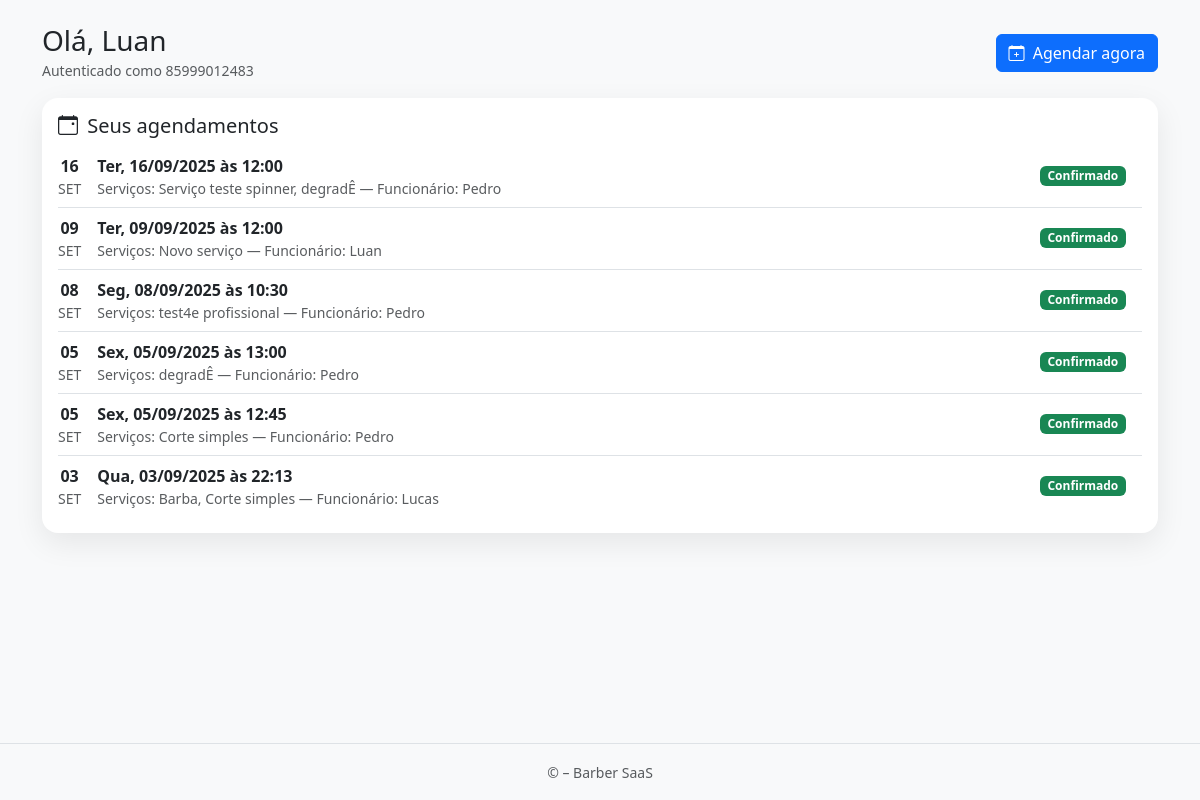
Page /client/dashboard/ (signed in) on the earlier database version.
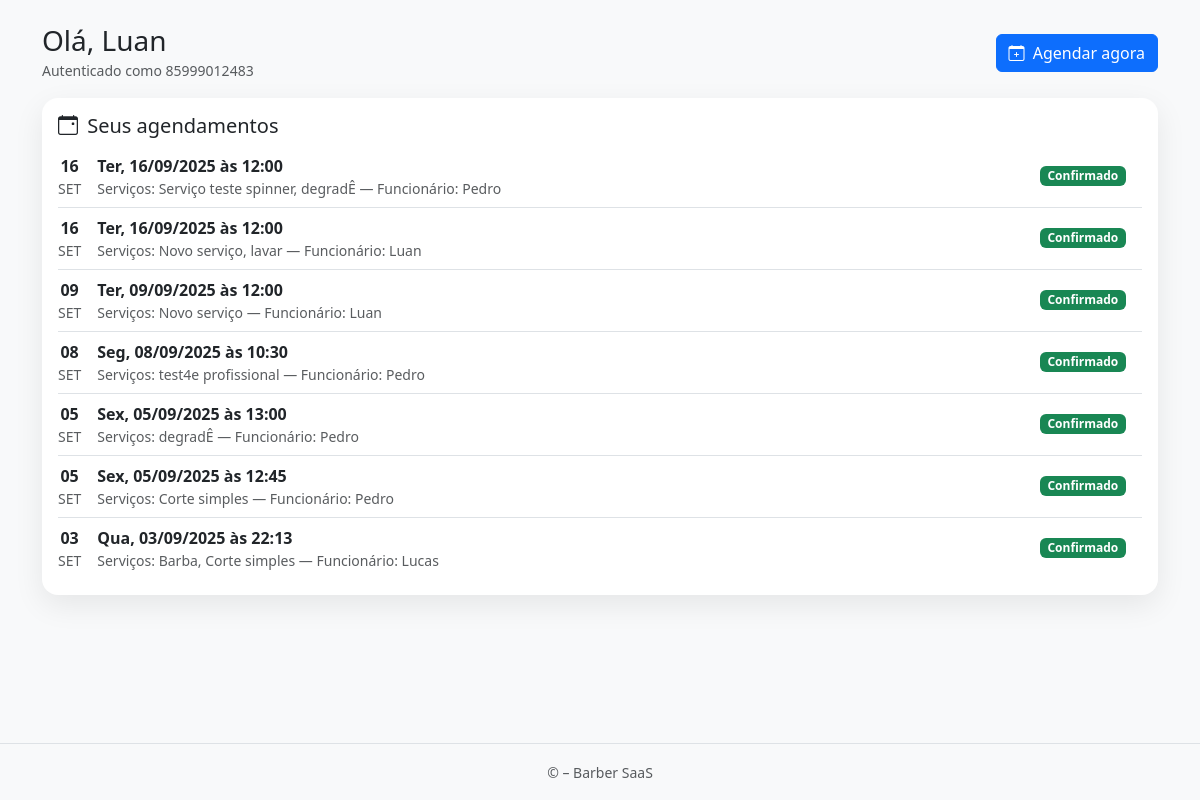
Same page on the later database version.
### apps/appointments/models.py (models this page shows, shortened)
class Agendamento(models.Model):
    cliente = models.ForeignKey(
        settings.AUTH_USER_MODEL,
        on_delete=models.CASCADE,
        related_name="agendamentos"
    )
    loja = models.ForeignKey("cadastro.Loja", on_delete=models.CASCADE, related_name="agendamentos")
    funcionario = models.ForeignKey("cadastro.Funcionario", on_delete=models.CASCADE, related_name="agendamentos")
    servicos = models.ManyToManyField("cadastro.Servico", related_name="agendamentos")
    duracao_total_minutos = models.PositiveIntegerField(default=0)
    data = models.DateField()
    hora = models.TimeField()
    criado_em = models.DateTimeField(auto_now_add=True)
    confirmado = models.BooleanField(default=False)
    no_show = models.BooleanField(default=False)
    class FormaPagamento(models.TextChoices):
        PIX = "pix", "PIX"
        DEBITO = "debito", "Débito"
        DINHEIRO = "dinheiro", "Dinheiro"
        CREDITO = "credito", "Cartão de Crédito"
    valor_final = models.DecimalField(
        max_digits=10, decimal_places=2, null=True, blank=True
    )
    teve_desconto = models.BooleanField(default=False)
    forma_pagamento = models.CharField(
        max_length=20, choices=FormaPagamento.choices, blank=True, null=True
    )
    observacao = models.TextField(blank=True)
    finalizado_em = models.DateTimeField(blank=True, null=True)

### apps/cadastro/models.py (models this page shows, shortened)
class Servico(models.Model):
    loja = models.ForeignKey(Loja, on_delete=models.CASCADE, related_name='servicos')
    nome = models.CharField(max_length=160)
    slug = models.SlugField(max_length=180, blank=True)
    descricao = models.TextField(blank=True)
    duracao_minutos = models.PositiveSmallIntegerField(validators=[MinValueValidator(1)], default=30)
    preco = models.DecimalField(max_digits=10, decimal_places=2, validators=[MinValueValidator(0)])
    profissionais = models.ManyToManyField('Funcionario', related_name='servicos', blank=True)
    ativo = models.BooleanField(default=True)
    criado_em = models.DateTimeField(auto_now_add=True)
    atualizado_em = models.DateTimeField(auto_now=True)
    class Meta:
        verbose_name = "Serviço"
        verbose_name_plural = "Serviços"
        ordering = ("nome",)
        unique_together = (("loja", "slug"),)

class Funcionario(models.Model):
    class Cargo(models.TextChoices):
        BARBEIRO = 'barbeiro', 'Barbeiro'
        CABELEIREIRO = 'cabeleireiro', 'Cabeleireiro(a)'
        MANICURE = 'manicure', 'Manicure/Pedicure'
        ESTETICISTA = 'esteticista', 'Esteticista'
        SOMBRANCELHA = 'sobrancelha', 'Designer de Sobrancelha'
        RECEPCAO = 'recepcao', 'Recepção'
        OUTRO = 'outro', 'Outro'
    phone_regex = RegexValidator(
        r'^\+?\d{10,15}$',
        'Informe telefone no formato internacional, ex.: +5585...'
    )
    loja = models.ForeignKey('Loja', on_delete=models.CASCADE, related_name='funcionarios')
    nome = models.CharField(max_length=120)
    cargo = models.CharField(max_length=20, choices=Cargo.choices, default=Cargo.BARBEIRO)
    email = models.EmailField(blank=True, null=True)
    telefone = models.CharField(max_length=17, blank=True, null=True, validators=[phone_regex])
    slug = models.SlugField(max_length=160, blank=True)
    ativo = models.BooleanField(default=True)
    cor_hex = models.CharField(max_length=7, default='#000000', help_text='Cor para exibir no calendário (ex.: #FF0000)')
    criado_em = models.DateTimeField(auto_now_add=True)
    atualizado_em = models.DateTimeField(auto_now=True)
    class Meta:
        verbose_name = 'Funcionário'
        verbose_name_plural = 'Funcionários'
        unique_together = (('loja', 'slug'),)
        ordering = ('nome',)

### apps/accounts/views.py (the view)
# urls.py: path('client/dashboard/', views.client_dashboard, name='client_dashboard'),
@login_required
def client_dashboard(request):
    loja = None
    shop_slug = (
        request.session.get('shop_slug')
        or request.GET.get('shop')
        or get_shop_slug_from_host(request)
    )
    if shop_slug:
        from apps.cadastro.models import Loja
        loja = Loja.objects.filter(slug=shop_slug, ativa=True).first()
    agendamentos = Agendamento.objects.filter(cliente=request.user)
    if loja:
        agendamentos = agendamentos.filter(loja=loja)
    agendamentos = agendamentos.select_related("funcionario", "loja").prefetch_related("servicos").order_by("-data", "-hora")
    return render(
        request,
        "accounts/client_dashboard.html",
        {
            "loja": loja,
            "agendamentos": agendamentos,
        }
    )

### apps/accounts/utils.py (called while the page is built, shortened)
def get_shop_slug_from_host(request: HttpRequest) -> Optional[str]:
    host = request.get_host().split(':')[0]
    parts = host.split('.')
    is_ipv4 = (len(parts) == 4 and all(p.isdigit() for p in parts))
    if is_ipv4 or len(parts) < 3:
        return None

### apps/accounts/templates/accounts/client_dashboard.html (shortened to what this page needs)
{% extends "accounts/base_client.html" %}
{% block extra_head %}
  <link href="https://cdn.jsdelivr.net/npm/bootstrap-icons@1.11.3/font/bootstrap-icons.min.css" rel="stylesheet">
{% endblock %}
{% block content %}
  <div class="d-flex align-items-center justify-content-between mb-3">
    <div>
      <h3 class="mb-0">Olá, {{ request.user.full_name|default:"Cliente" }}</h3>
      <small class="text-muted">Autenticado como {{ request.user.phone }}</small>
    </div>
    <a href="{% url 'appointments:agendamento_start' %}" class="btn btn-primary">
      <i class="bi bi-calendar-plus me-1"></i> Agendar agora
    </a>
  </div>
  <div id="client-dashboard-fragment">
    {% include "accounts/partials/client_dashboard.html" %}
  </div>
{% endblock %}

### apps/accounts/templates/accounts/partials/client_dashboard.html (shortened to what this page needs)
<div class="card card-elev mb-3">
  <div class="card-body">
    <div class="d-flex align-items-center justify-content-between mb-2">
      <h5 class="mb-0"><i class="bi bi-calendar-event me-1"></i> Seus agendamentos</h5>
    </div>
    {% if agendamentos %}
      <div class="list-group list-group-flush">
        {% for a in agendamentos %}
          <div class="list-group-item px-0">
            <div class="d-flex flex-wrap align-items-center gap-3">
              <div class="d-flex align-items-center me-auto">
                <div class="me-3 text-center">
                  <div class="fw-bold">{{ a.data|date:"d" }}</div>
                  <div class="text-muted small text-uppercase">{{ a.data|date:"b" }}</div>
                </div>
                <div>
                  <div class="fw-semibold">
                    {{ a.data|date:"D" }}, {{ a.data|date:"d/m/Y" }} às {{ a.hora|time:"H:i" }}
                  </div>
                  <div class="text-muted small">
                    Serviços:
                    {% if a.servicos.all %}
                      {% for s in a.servicos.all %}
                        {{ s.nome }}{% if not forloop.last %}, {% endif %}
                      {% endfor %}
                    {% else %}—{% endif %}
                    {% if a.funcionario %}
                      — Funcionário: {{ a.funcionario.nome|default:"—" }}
                    {% endif %}
                  </div>
                </div>
              </div>
              {% with st=a.status|default:"confirmado" %}
              <span class="badge
                {% if st == 'confirmado' %} text-bg-success
                {% elif st == 'pendente' %} text-bg-warning
                {% elif st == 'cancelado' %} text-bg-secondary
                {% else %} text-bg-light border
                {% endif %}">
                {{ st|capfirst }}
              </span>
              {% endwith %}
            </div>
          </div>
        {% endfor %}
      </div>
    {% endif %}
  </div>
</div>

Differences in the rows shown:
added Agendamento: data "16", data "SET", data "Ter", data "16/09/2025", hora "12:00", funcionario.nome "Luan", value "Confirmado", Servico (nome "Novo serviço")
now on this page (row unchanged): Servico: nome "lavar", shown under "16"
